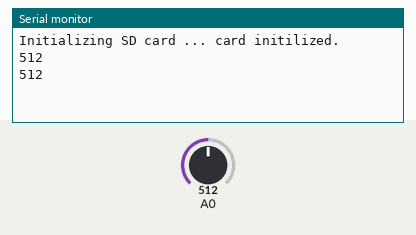
This sketch was run on a simulated Arduino Uno, built with avr-gcc and run on an emulated ATmega328P. Shown: the last lines printed to the serial monitor. The test bench sets the inputs (shaded band); at power-on: A0 = 512. Storage starts empty.

Above: at 10.8 s.
10.9 s: A0 set to 716
At 20.7 s:
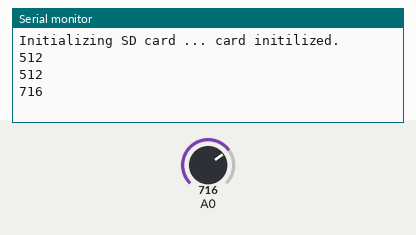
20.9 s: A0 set to 900
At 30.6 s:
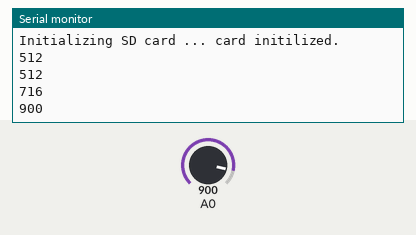
Timing chart, 0 to 32.1 s (numbered marks = the images above; inputs shaded):
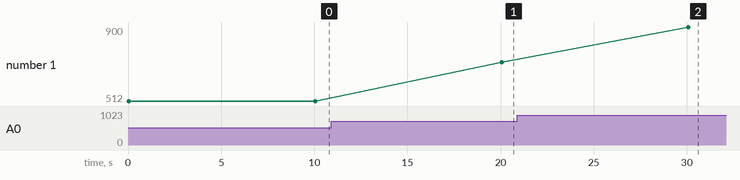

The sketch:

SD_Card_Log.ino
```cpp
#include <SD.h>

void setup() {
  Serial.begin(9600);
  Serial.print("Initializing SD card ... ");

  /* inicializar SD Card */
  if (!SD.begin(10)) {
    Serial.println("Card failed, or not present");
    return;
  }
  Serial.println("card initilized.");
}


void loop() {
  String dataString = "";

  int sensor = analogRead(0);
  dataString = String(sensor);

  File dataFile = SD.open("log.txt", FILE_WRITE);

  if (dataFile) {
    dataFile.println(dataString);
    dataFile.close();
    Serial.println(dataString);
  }
  else {
    Serial.println("Error opening log.txt");
  }
  delay(10000);
}
```

Measured:
- after the input at 10.9 s, the serial monitor: prints a new line after 9.2 s (image 1)
- after the input at 20.9 s, the serial monitor: prints a new line after 9.2 s (image 2)
- plotted number 1: 512 → 716 after the input at 10.9 s, 716 → 900 after the input at 20.9 s
